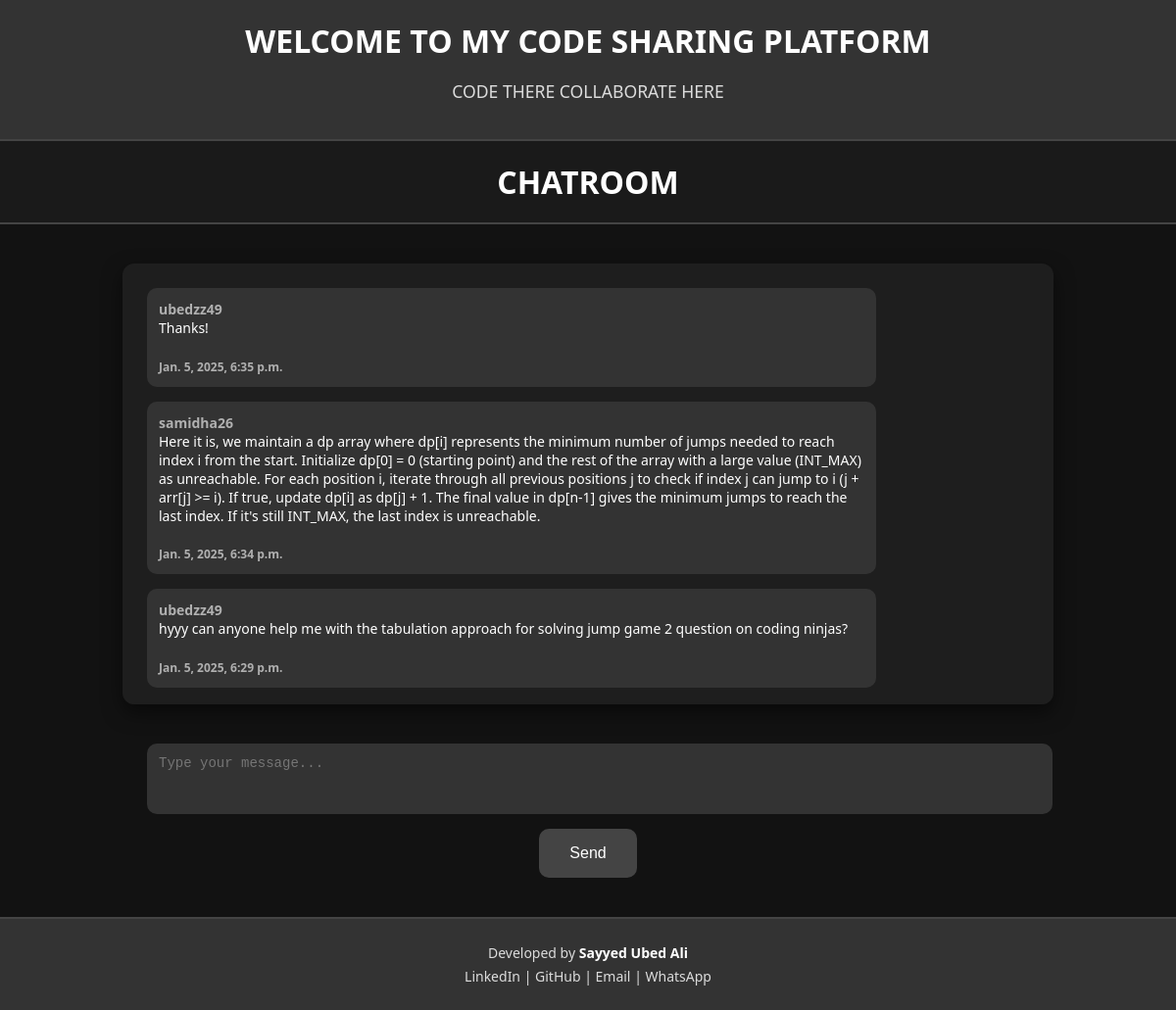
Page /chat/ (signed in) on the committed database.
### posts/models.py (models this page shows, shortened)
class Message(models.Model):
    user = models.ForeignKey(User, on_delete=models.CASCADE)
    content = models.TextField()
    timestamp = models.DateTimeField(auto_now_add=True)

### posts/views.py (the view)
# urls.py: path('chat/', views.chat, name='chat'),
@login_required
def chat(request):
    if request.method == 'POST':
        message_content = request.POST.get('message')
        if message_content:
            message = Message.objects.create(user=request.user, content=message_content, timestamp=timezone.now())
            message.save()
            return redirect('chat')
    messages = Message.objects.all().order_by('-timestamp')
    return render(request, 'chat.html', {'messages': messages})

### templates/chat.html (shortened to what this page needs)
<!DOCTYPE html>
<html lang="en">
<head>
</head>
<body>
    <header style="background-color: #333333; padding: 20px; text-align: center; width: ;">
        <h1 style="color: white; margin: 0;">WELCOME TO MY CODE SHARING PLATFORM</h1>
        <p style="color: #dcdcdc;">CODE THERE COLLABORATE HERE</p>
    </header>
<header>
    <h1>CHATROOM</h1>
</header>
<div class="chat-container">
    {% for message in messages %}
        <div class="message {% if message.user == user.username %}user{% endif %}">
            <p><strong>{{ message.user }}</strong></p>
            <p>{{ message.content }}</p>
            <p class="timestamp">{{ message.timestamp }}</p>
        </div>
    {% endfor %}
</div>
<div class="chat-input-container">
    <form method="POST">
        <textarea name="message" rows="3" placeholder="Type your message..." required></textarea>
        <button type="submit" style="width: 100px; height: 50px; font-size: 16px; display: block; margin: 0 auto;">Send</button>
    </form>
</div>
<footer style="background-color: #333333; color: #dcdcdc; text-align: center; padding: 20px 0; margin-top: 40px; width: 100%;">
    <div style="max-width: 900px; margin: 0 auto; padding: 0 20px;">
        <p style="font-size: 14px; margin: 5px 0;">Developed by <strong style="color: white;">Sayyed Ubed Ali</strong></p>
        <p style="font-size: 14px; margin: 5px 0;">
            <a href="https://www.linkedin.com/in/ubedzz49/" style="color: #dcdcdc; text-decoration: none;" target="_blank">LinkedIn</a> |
            <a href="https://github.com/ubedzz49" style="color: #dcdcdc; text-decoration: none;" target="_blank">GitHub</a> |
            <a href="mailto:ubedzz5573@gmail.com" style="color: #dcdcdc; text-decoration: none;">Email</a> |
            <a href="tel:+917869828430" style="color: #dcdcdc; text-decoration: none;">WhatsApp</a>
        </p>
    </div>
</footer>
</body>
</html>

### templates/chat.html (style rules this page uses)
body { font-family: 'Segoe UI', Tahoma, Geneva, Verdana, sans-serif; background-color: #121212; color: white; margin: 0; padding: 0; }
header { background-color: #1A1A1A; padding: 20px; text-align: center; border-bottom: 2px solid #444444; }
header h1 { color: white; margin: 0; }
header p { color: #B0B0B0; font-size: 1.1em; }
.chat-container { display: flex; flex-direction: column; max-width: 900px; margin: 40px auto; background-color: #1E1E1E; border-radius: 12px; padding: 25px; height: 400px; overflow-y: auto; box-shadow: 0 8px 20px rgba(0, 0, 0, 0.5); }
.message { margin-bottom: 15px; padding: 12px; border-radius: 10px; background-color: #333333; color: white; max-width: 80%; }
.message p { margin: 0; font-size: 14px; }
.chat-input-container { display: flex; justify-content: center; margin-top: 20px; }
.chat-input-container form { display: flex; flex-direction: column; width: 100%; max-width: 900px; }
.chat-input-container textarea { width: 100%; padding: 12px; border-radius: 10px; background-color: #333333; color: white; border: none; font-size: 14px; resize: none; margin-bottom: 15px; }
.chat-input-container button { padding: 12px; background-color: #444444; color: white; border: none; border-radius: 10px; font-size: 14px; cursor: pointer; width: 100%; text-align: center; transition: background-color 0.3s ease; }
footer { background-color: #1A1A1A; color: #B0B0B0; text-align: center; padding: 20px; margin-top: 40px; border-top: 2px solid #444444; }
footer a { color: #B0B0B0; text-decoration: none; transition: color 0.3s ease; }
.message strong { color: #B0B0B0; }
.message .timestamp { font-size: 12px; color: #B0B0B0; font-weight: bold; margin-top: 3%; }

### rows in the picture
Message: user "ubedzz49", content "Thanks!", timestamp "Jan. 5, 2025, 6:35 p.m."
Message: user "samidha26", content "Here it is, we maintain a dp array where dp[i] represents the minimum number of jumps needed to reach index i from the start. Initialize dp[0] = 0 (starting point) and the rest of the array with a large value (INT_MAX) as unreachable. For each position i, iterate through all previous positions j to check if index j can jump to i (j + arr[j] >= i). If true, update dp[i] as dp[j] + 1. The final value in dp[n-1] gives the minimum jumps to reach the last index. If it's still INT_MAX, the last index is unreachable.", timestamp "Jan. 5, 2025, 6:34 p.m."
Message: user "ubedzz49", content "hyyy can anyone help me with the tabulation approach for solving jump game 2 question on coding ninjas?", timestamp "Jan. 5, 2025, 6:29 p.m."
